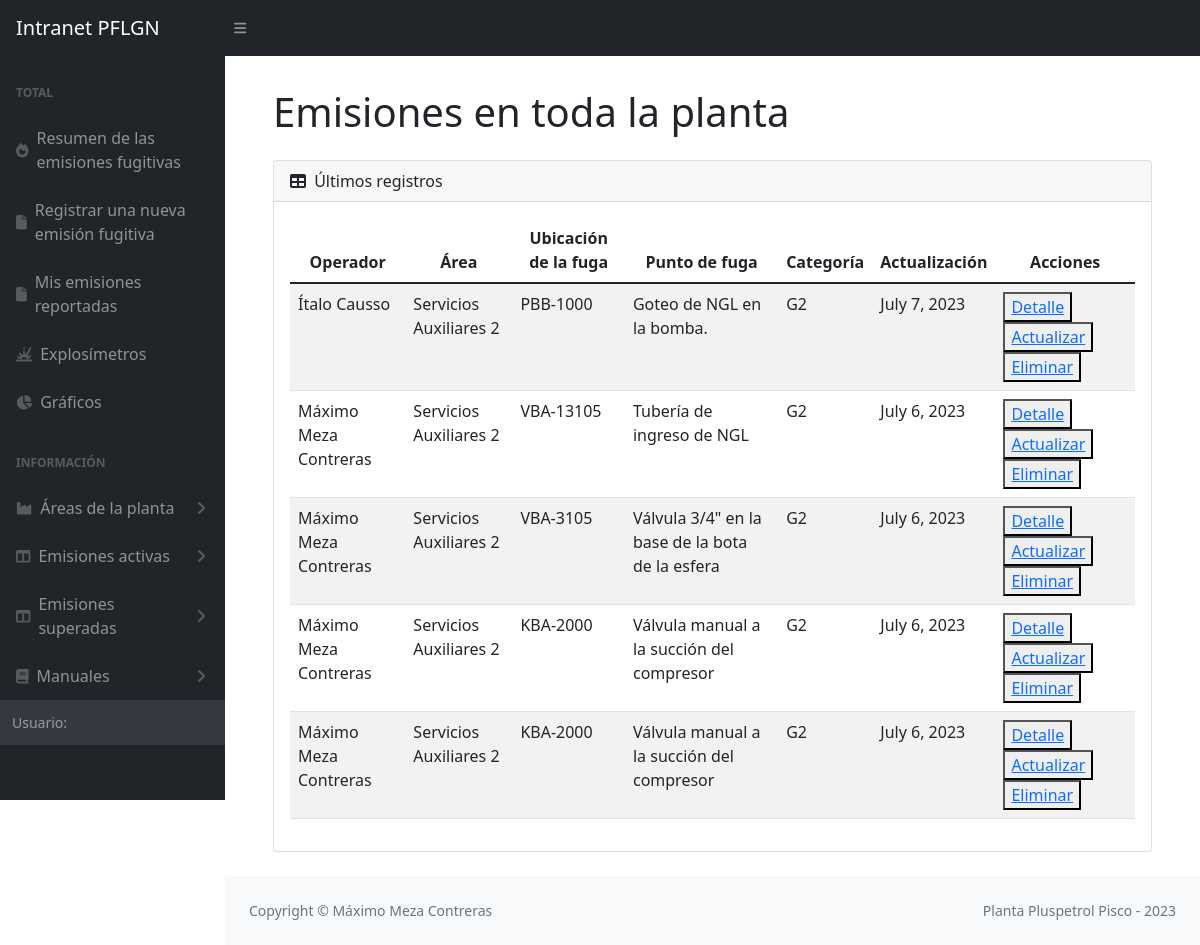
/listaEmisionesTodas/, run on an earlier commit of the app's database.
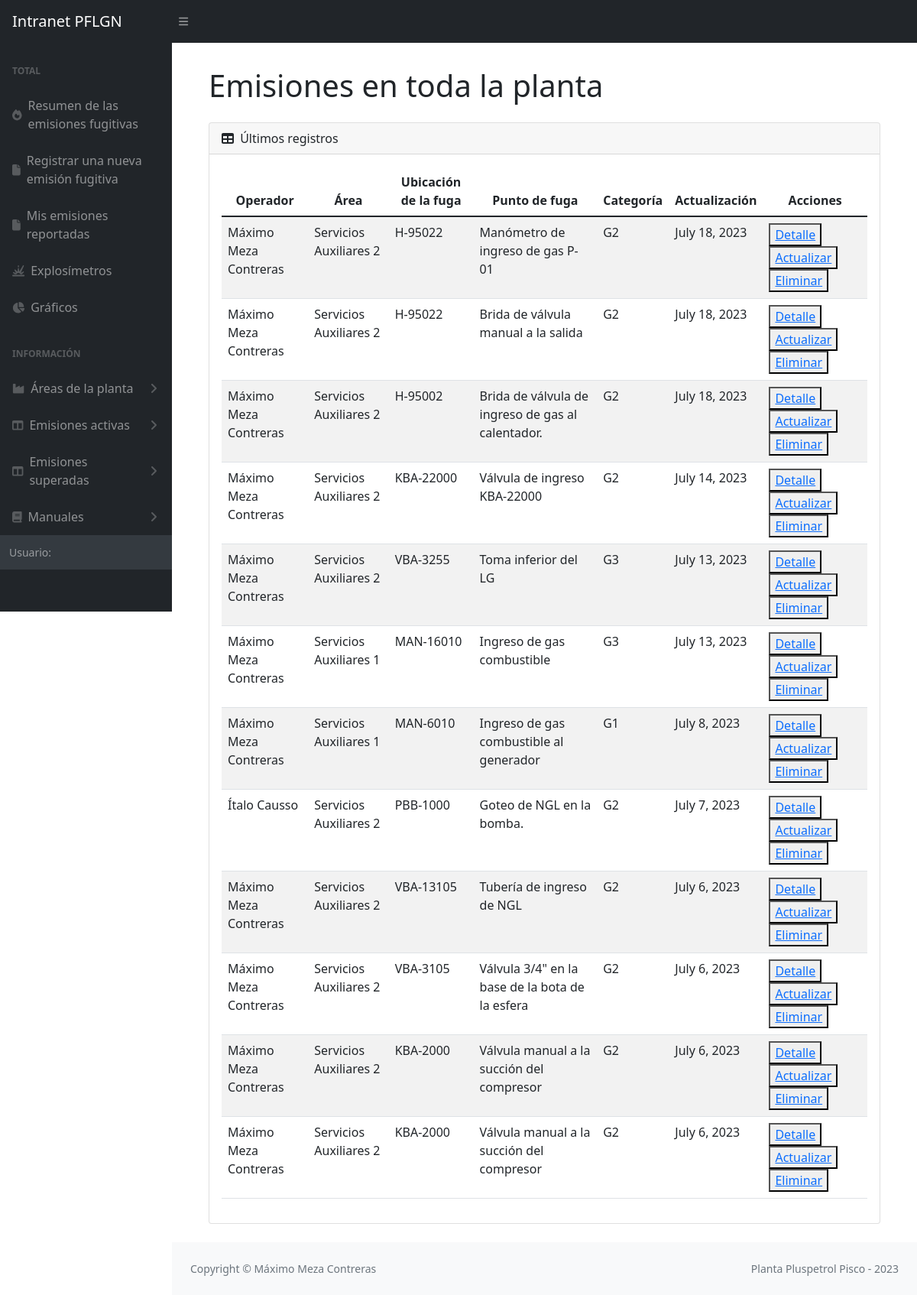
And on a later commit of the database.
### emisiones/models.py (models this page shows, shortened)
class Emision(models.Model):
    site = models.CharField(max_length=20, choices=SITE_CHOICES, default='Pisco')
    yacimiento = models.CharField(max_length=100, choices=YACIMIENTO_CHOICES, default='Pisco')
    area = models.CharField(max_length=100)
    sistema = models.CharField(max_length=100)
    ubicacion = models.TextField(max_length=200)
    fuga = models.TextField(max_length=300)
    fluido = models.CharField(max_length=100)
    sustancia = models.CharField(max_length=100)
    componente = models.CharField(max_length=100)
    instalacion = models.CharField(max_length=100)
    tamAccesorio = models.CharField(max_length=100)
    medicion = models.PositiveIntegerField()
    medicion15 = models.CharField(max_length=100)
    presion = models.CharField(max_length=100)
    ciclado = models.CharField(max_length=50)
    ignicion = models.CharField(max_length=50)
    localizacion = models.CharField(max_length=50)
    usuario = models.ForeignKey(User, on_delete=models.SET_NULL, null=True)
    fechaReporte = models.DateField()
    updated_at = models.DateTimeField(null=True)
    created_at = models.DateField(auto_now_add=True,null=True)
    emisionSuperada = models.BooleanField(default=False)
    FCF = models.PositiveSmallIntegerField(null=True)
    categoria = models.CharField(max_length=10, null=True)
    imagen = models.ImageField(upload_to='images_emisiones', null=True)

### emisiones/views.py (the view)
# urls.py: path('listaEmisionesTodas/', views.listaEmisionesTodas, name='listaEmisionesTodas'),
def listaEmisionesTodas(request):
    Emisiones = Emision.objects.all().order_by('-updated_at')
    return render (request, 'areaTodasEmisiones.html',{'Emisiones':Emisiones})

### emisiones/templates/areaTodasEmisiones.html (shortened to what this page needs)
{% extends 'partials/_barraLateralEmisiones.html' %}
{% block content %}
<div class="container mt-2">
    <main>
        <div class="container-fluid px-4">
            <h1 class="mt-4 mb-4">Emisiones en toda la planta</h1>
            <div class="card mb-4">
                <div class="card-header">
                    <i class="fas fa-table me-1"></i>
                    Últimos registros
                </div>
                <div class="card-body">
                    <table class="table table-striped table-responsive" id="datatablesSimple">
                        <thead>
                            <tr>
                                <th>Operador</th>
                                <th>Área</th>
                                <th>Ubicación de la fuga</th>
                                <th>Punto de fuga</th>
                                <th>Categoría</th>
                                <th>Actualización</th>
                                <th>Acciones</th>
                            </tr>
                        </thead>
                        <tbody>
                            {% for Emision in Emisiones %}
                            <tr>
                                <td>{{Emision.usuario.first_name}} {{Emision.usuario.last_name}} </td>
                                <td>{{Emision.area}}</td>
                                <td>{{Emision.ubicacion}}</td>
                                <td>{{Emision.fuga}}</td>
                                <td>{{Emision.categoria}}</td>
                                <td>{{Emision.created_at}}</td>
                                <td>
                                    <button><a href="{% url 'detalleEmisiones' Emision.id %}">Detalle</a></button>
                                    <button><a href="#">Actualizar</a></button>
                                    <button><a href="#">Eliminar</a></button>
                                </td>
                            </tr>
                            {% endfor %}
                        </tbody>
                    </table>
                </div>
            </div>
        </div>
    </main>
{% endblock %}

What changed in the data, as far as the page shows it:
added Emision: usuario.first_name "Máximo", usuario.last_name "Meza Contreras", area "Servicios Auxiliares 2", ubicacion "H-95022", fuga "Manómetro de ingreso de gas P-01", categoria "G2", created_at "July 18, 2023"
added Emision: usuario.first_name "Máximo", usuario.last_name "Meza Contreras", area "Servicios Auxiliares 2", ubicacion "H-95022", fuga "Brida de válvula manual a la salida", categoria "G2", created_at "July 18, 2023"
added Emision: usuario.first_name "Máximo", usuario.last_name "Meza Contreras", area "Servicios Auxiliares 2", ubicacion "H-95002", fuga "Brida de válvula de ingreso de gas al calentador.", categoria "G2", created_at "July 18, 2023"
added Emision: usuario.first_name "Máximo", usuario.last_name "Meza Contreras", area "Servicios Auxiliares 2", ubicacion "KBA-22000", fuga "Válvula de ingreso KBA-22000", categoria "G2", created_at "July 14, 2023"
added Emision: usuario.first_name "Máximo", usuario.last_name "Meza Contreras", area "Servicios Auxiliares 2", ubicacion "VBA-3255", fuga "Toma inferior del LG", categoria "G3", created_at "July 13, 2023"
added Emision: usuario.first_name "Máximo", usuario.last_name "Meza Contreras", area "Servicios Auxiliares 1", ubicacion "MAN-16010", fuga "Ingreso de gas combustible", categoria "G3", created_at "July 13, 2023"
added Emision: usuario.first_name "Máximo", usuario.last_name "Meza Contreras", area "Servicios Auxiliares 1", ubicacion "MAN-6010", fuga "Ingreso de gas combustible al generador", categoria "G1", created_at "July 8, 2023"
